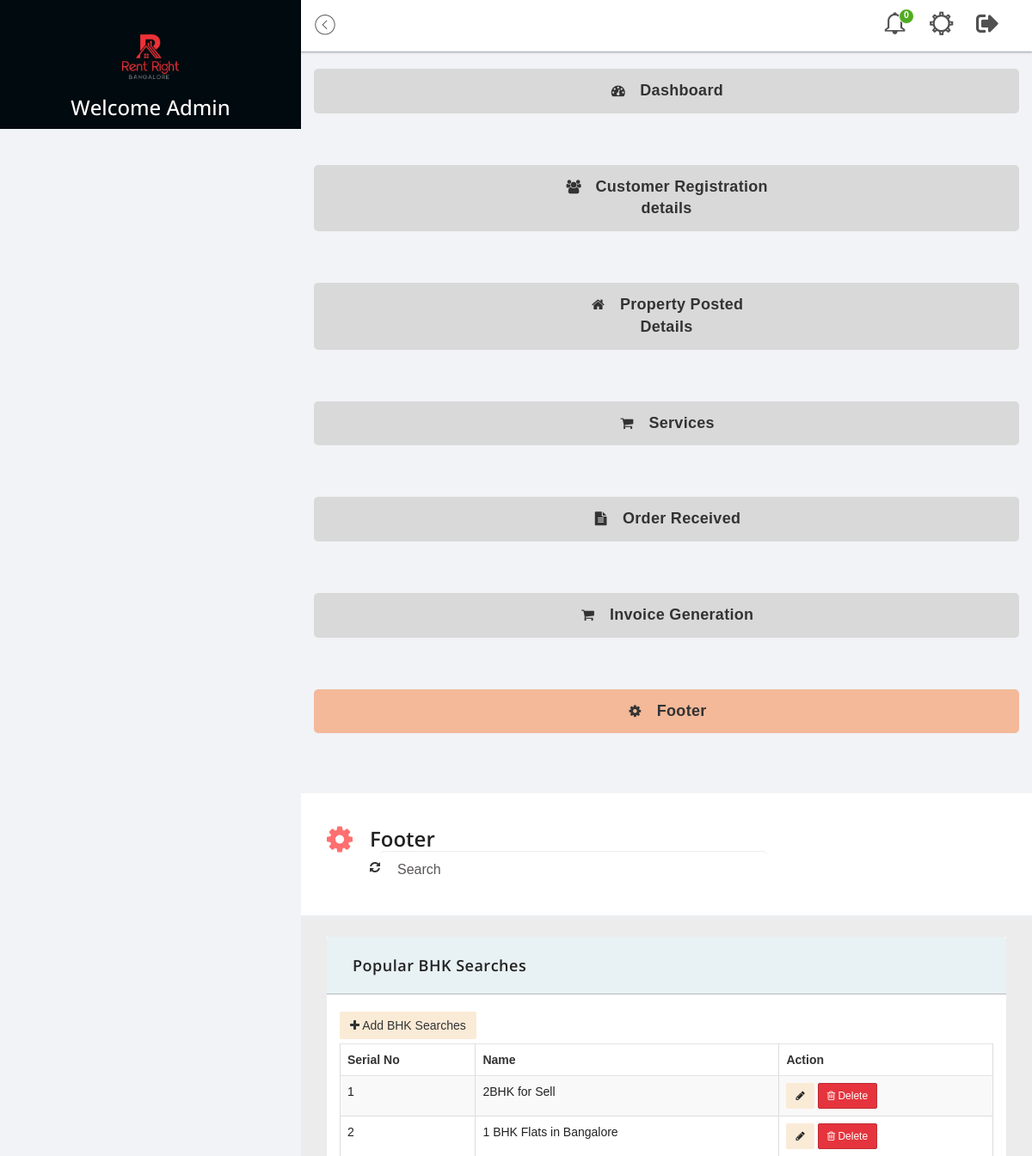
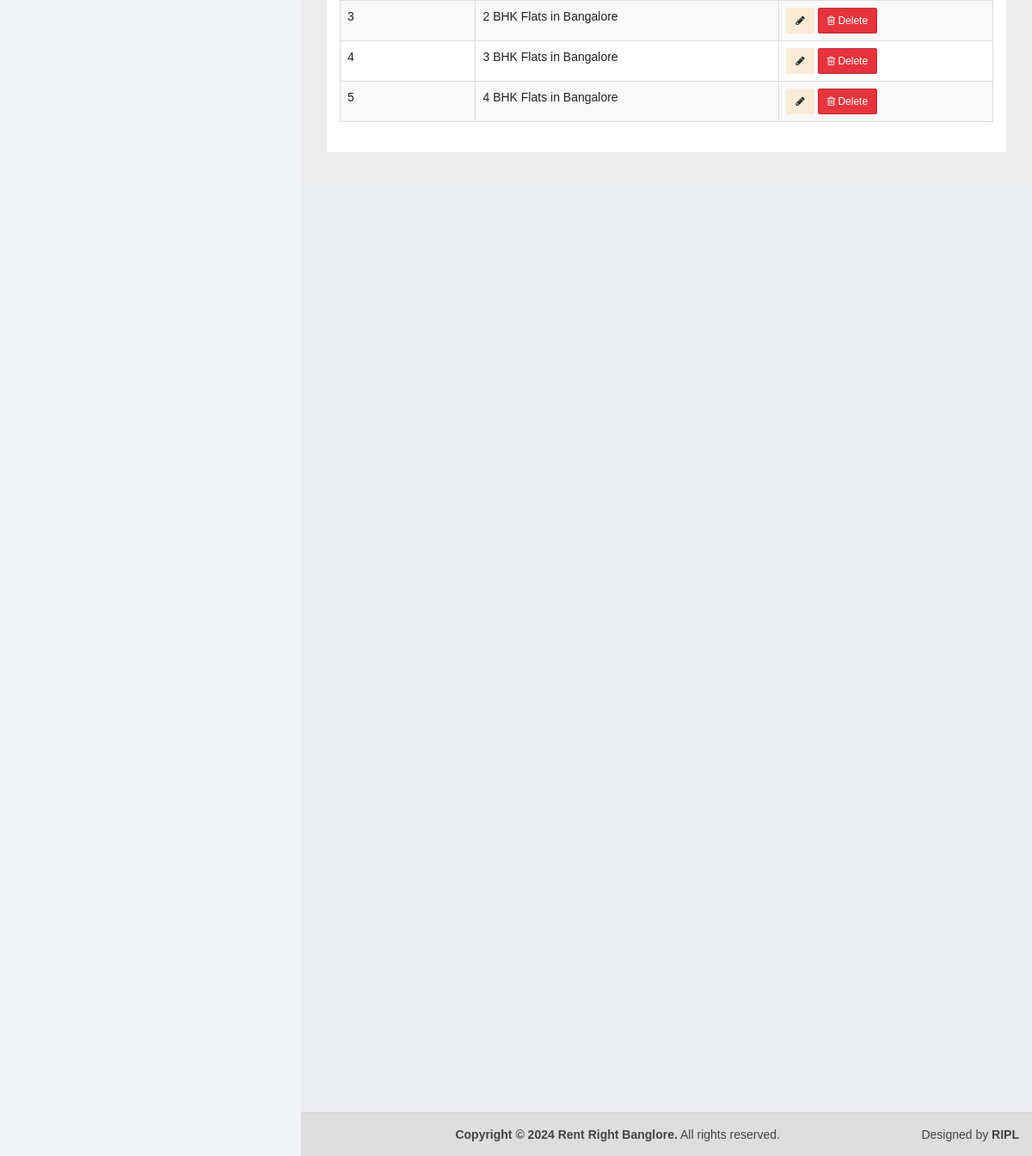
Screenshot of /footer (signed in) with the database file from the repository (2 pictures, top to bottom).
### tables this page shows
CREATE TABLE `bhk_searches` (
  `id` int(11) NOT NULL,
  `name` varchar(255) NOT NULL
);

### footer.php (the view, shortened to what this page needs)
<!DOCTYPE html>
<html lang="en">
<head>
    <?php include('admin-link.php'); ?>
</head>
<body class="hold-transition sidebar-mini">
    <div class="wrapper">
        <?php include('header.php'); ?>
        <?php include('sidebar.php'); ?>
        <div class="content-wrapper">
            <section class="content-header">
                <div class="header-icon">
                    <i class="fa fa-gear"></i>
                </div>
                <div class="header-title">
                    <h1>Footer</h1>
                    <small></small>
                    <div class="searchbar">
                        <form class="search-bar" role="search" method="POST">
                            <input class="form-control me-2" type="search" name="search_query" placeholder="Search"
                                aria-label="Search">
                        </form>
                        <button type="button" class="btn-reset" onclick="window.location.href='footer'">
                            <i class="fa fa-refresh home_reset" aria-hidden="true"></i>
                        </button>
                    </div>
                </div>
            </section>
            <section class="content">
                <div class="row">
                    <?php
$query = "SELECT * FROM bhk_searches";
                    $res = mysqli_query($conn, $query);
                    if (mysqli_num_rows($res) > 0) {
                    ?>
                    <div class="col-sm-12 col-md-12">
                        <div class="panel panel-bd panel-shadow">
                            <div class="panel-heading">
                                <div class="btn-group left-start">
                                    <a href="#">
                                        <h4>Popular BHK Searches </h4>
                                    </a>
                                </div>
                            </div>
                            <div class="panel-body">
                                <div class="btn-group">
                                    <div class="buttonexport" id="buttonlist">
                                        <a class="btn btn-add" href="#" data-toggle="modal" data-target="#addcustom">
                                            <i class="fa fa-plus"></i> Add BHK Searches
                                        </a>
                                    </div>
                                </div>
                                <div class="table-responsive">
                                    <table id="dataTableExample1"
                                        class="table table-bordered table-striped table-hover">
                                        <thead>
                                            <tr>
                                                <th>Serial No</th>
                                                <th>Name</th>
                                                <th>Action</th>
                                            </tr>
                                        </thead>
                                        <tbody>
                                            <?php
                                            $serial = 1;
                                            while ($row = mysqli_fetch_assoc($res)) {
                                                $escaped_name = htmlspecialchars($row['name'], ENT_QUOTES, 'UTF-8');
                                            ?>
                                            <tr>
                                                <td><?php echo $serial; ?></td>
                                                <td><?php echo $row["name"]; ?></td>
                                                <td>
                                                    <button type="button" class="btn btn-add btn-sm" data-toggle="modal"
                                                        data-target="#customer1"
                                                        onclick="showUpdateModal(<?php echo $row['id']; ?>, '<?php echo $escaped_name; ?>')">
                                                        <i class="fa fa-pencil"></i>
                                                    </button>
                                                    <button type="button" class="btn btn-danger btn-sm"
                                                        onclick="showDeleteModal(<?php echo $row['id']; ?>)">
                                                        <i class="fa fa-trash-o"></i> Delete
                                                    </button>
                                                </td>
                                            </tr>
                                            <?php
                                            $serial++;
                                            }
                                            ?>
                                        </tbody>
                                    </table>
                                </div>
                            </div>
                        </div>
                    </div>
                    <?php
                    } else {
                        echo '<div class="alert alert-warning">No records found</div>';
                    }
                    ?>
                </div>
            </section>
        </div>
        <?php include('copy.php'); ?>
    </div>
</body>
</html>

### css/style.css (style rules this page uses)
* { padding: 0px; margin: 0px; font-family: Arial, Helvetica, sans-serif; }
body { font-family: Arial, Helvetica, sans-serif; margin: 0; padding: 0; color: #333; }
a { color: inherit !important; text-decoration: none !important; border: 0 !important; }
.search-bar input { border: none; outline: none; width: 100%; font-size: 16px; background: transparent; }
.search-bar input::placeholder { color: #332e2ecf; }
body { font-family: Arial, sans-serif; }

### rows the page displays
bhk_searches: name "2BHK for Sell"
bhk_searches: name "1 BHK Flats in Bangalore"
bhk_searches: name "2 BHK Flats in Bangalore"
bhk_searches: name "3 BHK Flats in Bangalore"
bhk_searches: name "4 BHK Flats in Bangalore"

### other values shown
$new_registrations_count "0"
